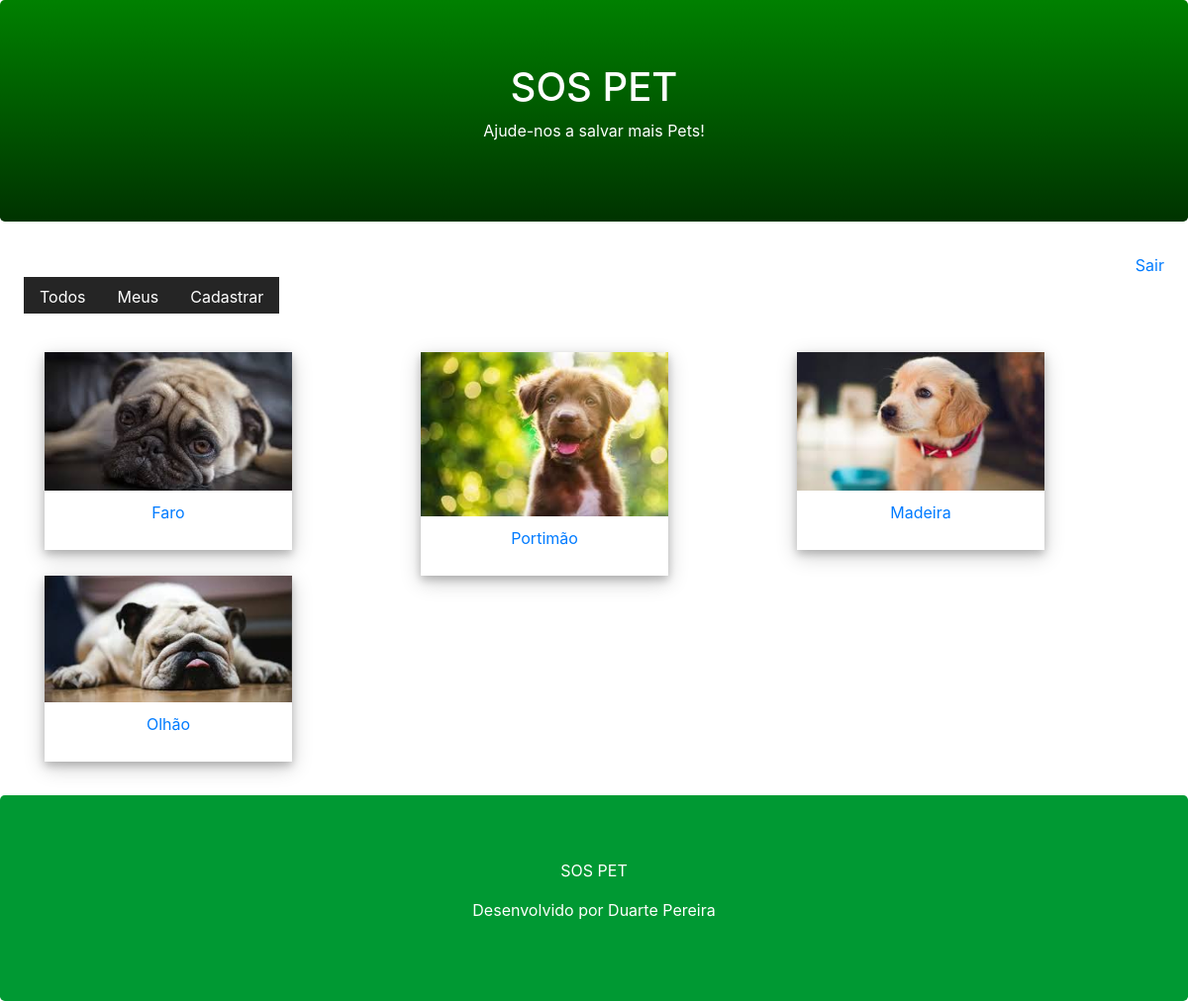
Before: /pet/all/ (signed in) with the older database file.
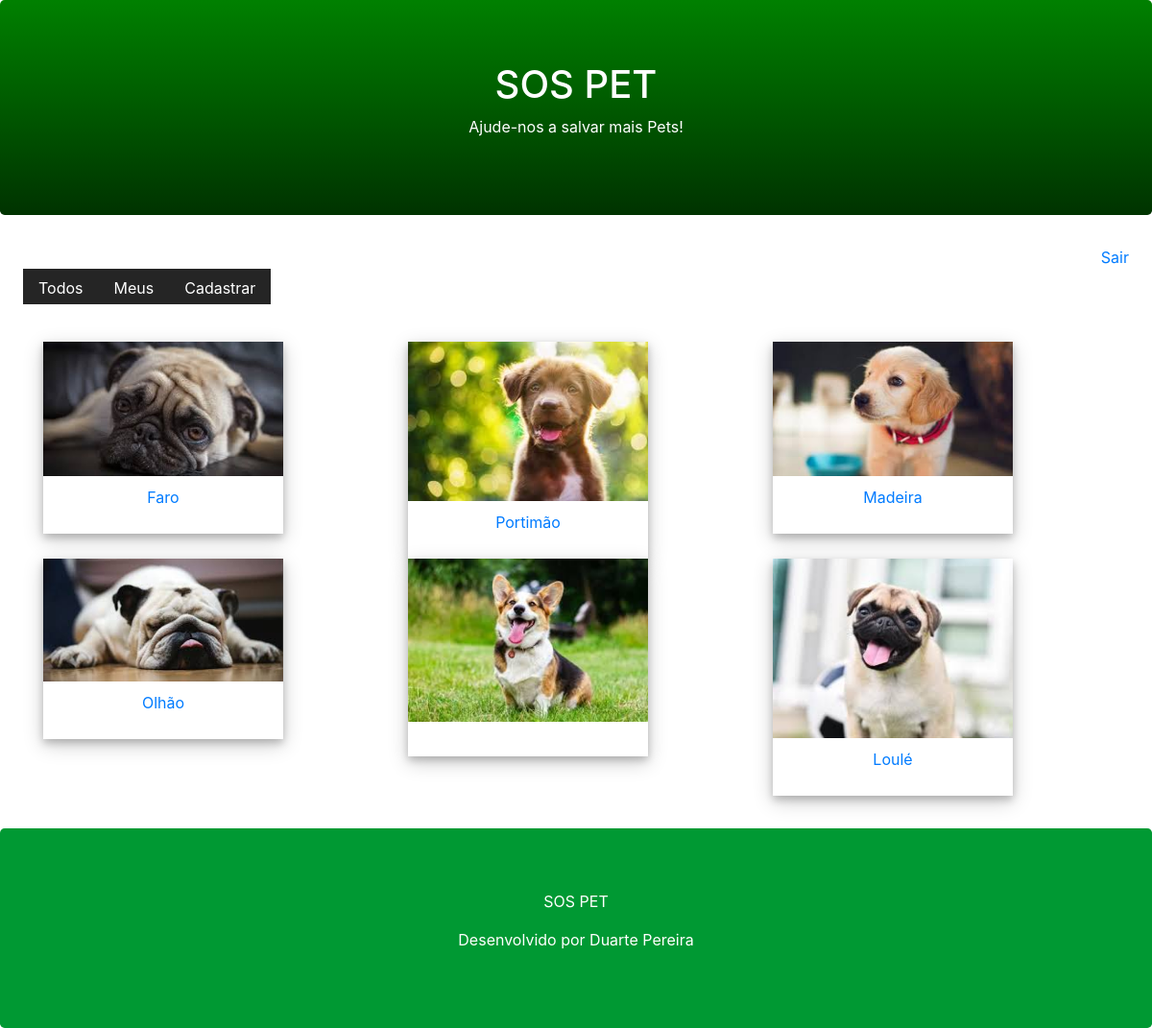
After: the same page with the newer database file.
### core/models.py (models this page shows, shortened)
class Pet(models.Model):
    city = models.CharField(max_length=100)
    description = models.TextField()
    phone = models.CharField(max_length=11)
    email = models.EmailField()
    begin_date = models.DateTimeField(auto_now_add=True)
    photo = models.ImageField(upload_to='pet')
    active =models.BooleanField(default=True)
    user = models.ForeignKey(User, on_delete = models.CASCADE)

### core/views.py (the view)
# urls.py: path('pet/all/', views.list_all_pets),
@login_required(login_url="/login")
def list_all_pets(request):
    pet = Pet.objects.filter(active=True)
    return render(request,"list.html", {'pet':pet})

### templates/list.html (shortened to what this page needs)
{% extends "model-page.html" %}
{% block content %}
<div class="container mb-4">
    <div class="row">
        {% for p in pet %}
        <div class="col-sm-4">
            <a href="../detail/{{ p.id }}">
            <div class="polaroid">
              <img src="{{ p.photo.url }}" style="width:100%">
                <div class="container">
                    <p>{{ p.city }}</p>
                </div>
            </div>
        </a>
        </div>
        {% endfor %}
    </div>
</div>
{% endblock %}

### templates/model-page.html (shortened to what this page needs)
<!DOCTYPE <!DOCTYPE html>
<html>
    <head>
        {% include "model-header.html" %}
    </head>
    <body>
        {% block content %} {% endblock %}
        {% include "model-footer.html" %}
    </body>
</html>

### templates/model-header.html (shortened to what this page needs)
  <link rel="stylesheet" href="https://maxcdn.bootstrapcdn.com/bootstrap/4.5.2/css/bootstrap.min.css">
  <div class="jumbotron header text-center">
    <h1>SOS PET</h1>
    <p>Ajude-nos a salvar mais Pets!</p>
  </div>
  <div class="text-right mr-4">
    <a href="/logout/">Sair</a>
  </div>
  <div id="menu">
    <ul class="nav ml-4 mb-4">
        <li class="nav-item">
            <a class="nav-link" href="/pet/all/">Todos</a>
        </li>
        <li class="nav-item">
            <a class="nav-link" href="/pet/user/">Meus</a>
        </li>
        <li class="nav-item">
            <a class="nav-link" href="/pet/register/">Cadastrar</a>
        </li>
    </ul>
  </div>

### templates/model-footer.html
<div class="jumbotron footer text-center" style="background-color: #009933;
                                                color: white;
                                                margin-bottom :0">
    <p>SOS PET</p>
    <p>Desenvolvido por Duarte Pereira</p>
</div>

### templates/list.html (style rules this page uses)
.polaroid { width: 250px; box-shadow: 0 4px 8px 0 rgba(0, 0, 0, 0.2), 0 6px 20px 0 rgba(0, 0, 0, 0.2); text-align: center; }
.container { padding: 10px; }

### templates/model-header.html (style rules this page uses)
#menu a { color: white; background-color: #252525 ; padding-bottom: 5px; margin-bottom: 5px; }
.jumbotron.header { background-color: green; color: white; background-image: linear-gradient(green, #003300); }

Changed rows visible on the page:
added Pet: photo (picture)
added Pet: photo (picture), city "Loulé"
